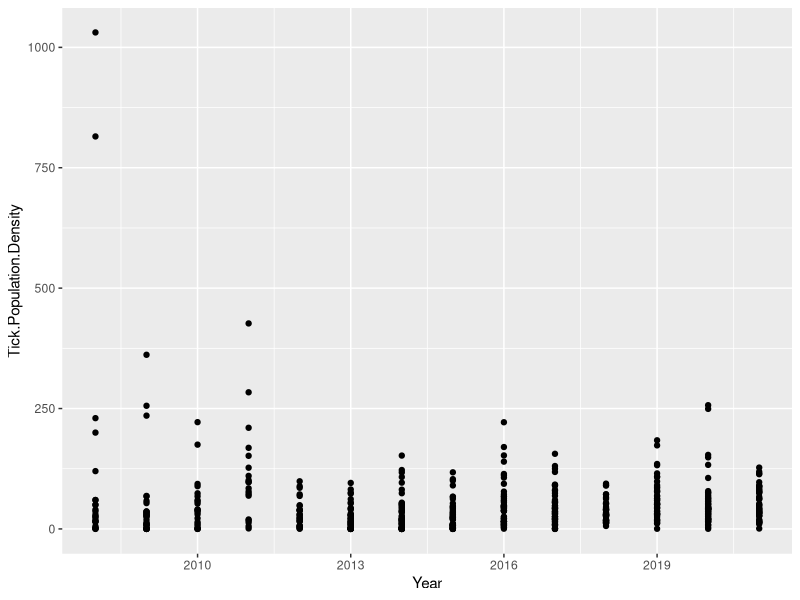
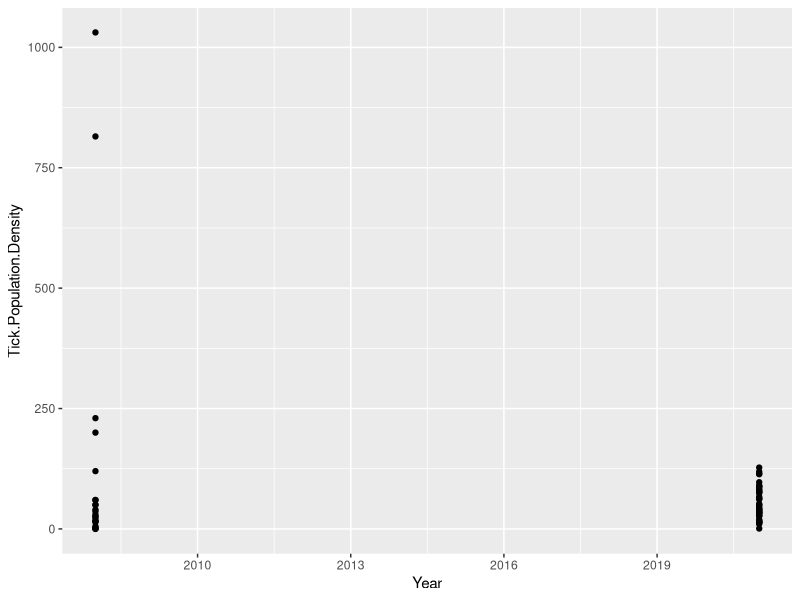
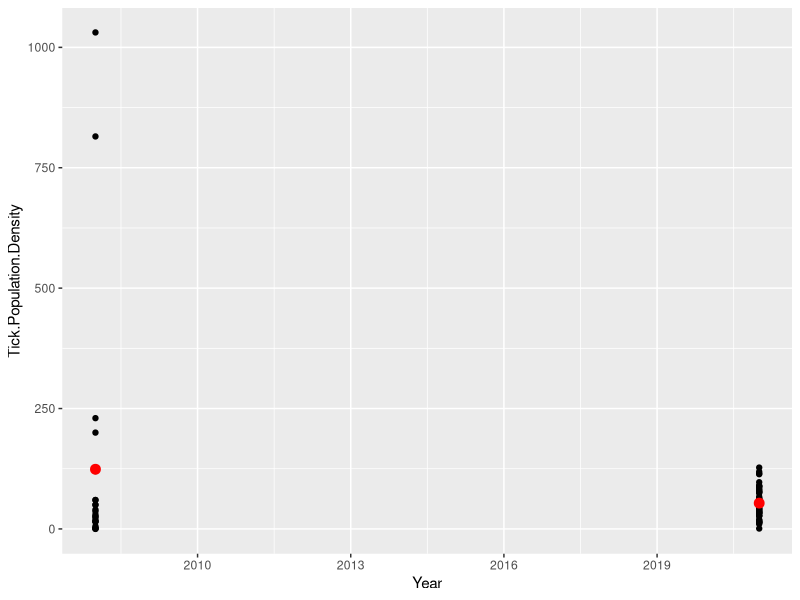
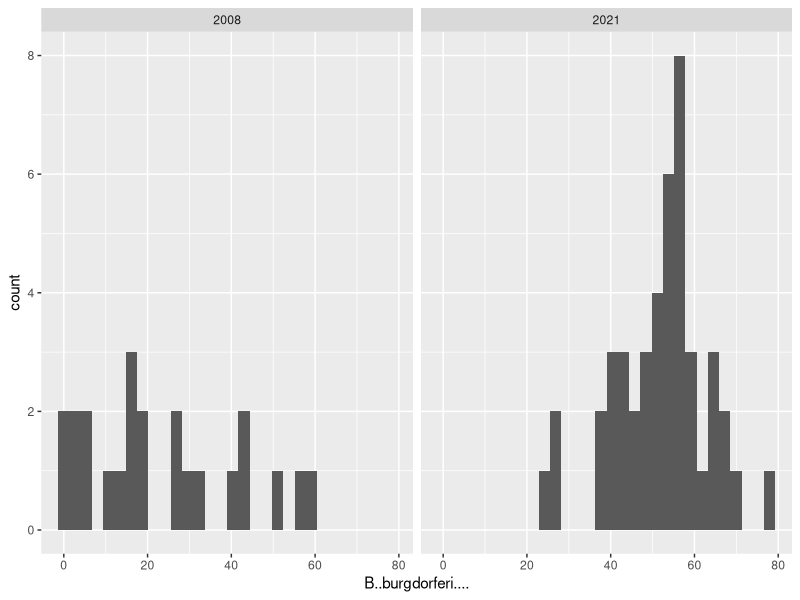
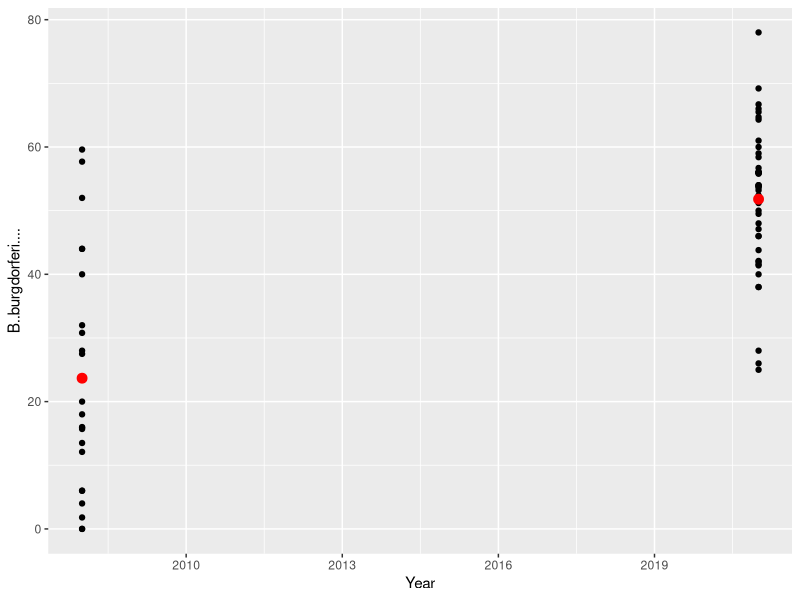

Source code (R) for these figures, in order:
## ---- chunk 1
knitr::opts_chunk$set(echo = FALSE, warning=FALSE, message=FALSE)
## ---- chunk 2
library(tidyverse)
library(here)
library(ggfortify)
library(lubridate)
library(scales)   # to access breaks/formatting functions
library(gridExtra) # for arranging plots
tick_adult <- read.csv(here("Data", "Deer_Tick_Surveillance__Adults__Oct_to_Dec__excluding_Powassan_virus__Beginning_2008.csv"))
head(tick_adult)
## ---- chunk 3
tick_adult <- tick_adult %>% mutate(Region = case_when(
  County == "Suffolk" | County == "Nassau" ~ "Long Island",
  
  County == "Brooklyn" | County == "Bronx" | County == "Manhattan" | 
    County == "Staten Island" | County == "Queens" ~ "New York City",
  
  County == "Dutchess" | County == "Orange" | County == "Putnam" |
    County == "Rockland" | County == "Sullivan" | County == "Ulster" |
    County == "Westchester" ~ "Hudson Valley",
  
  County == "Niagara" | County == "Erie" | County == "Chautauqua" |
    County == "Cattaragus" | County == "Cattaraugus" | 
    County == "Allegany" ~ "Western New York",
  
  County == "Orleans" | County == "Genesee" | County == "Wyoming" |
    County == "Monroe" | County == "Livingston" | County == "Wayne" |
    County == "Ontario" | County == "Yates" | County == "Seneca" ~ "Finger Lakes",
  
  County == "Steuben" | County == "Schuyler" | County == "Chemung" | 
    County == "Tompkins" | County == "Tioga" | County == "Chenango" 
  | County == "Broome" | County == "Delaware" ~ "Southern Tier",
  
  County == "Cortland" | County == "Cayuga" | County == "Onondaga" | 
    County == "Oswego" | County == "Madison" ~ "Central New York",
  
  County == "St. Lawrence" | County == "St Lawrence" | County == "Lewis" | 
    County == "Jefferson" | County == "Hamilton" | County == "Essex" | 
    County == "Clinton" | County == "Franklin" ~ "North Country",
  
  County == "Oneida" | County == "Herkimer" | County == "Fulton" | 
    County == "Montgomery" | County == "Otsego" | 
    County == "Schoharie" ~ "Mohawk Valley",
  
  County == "Albany" | County == "Columbia" | County == "Greene" | 
    County == "Warren" | County == "Washington" | County == "Saratoga" | 
    County == "Schenectady" | County == "Rensselaer" ~ "Capital District"
))

(ggplot(data = tick_adult, aes(x = Year, y = Tick.Population.Density, group = Region)) +
  geom_point())
## ---- chunk 4
tick_adult_small <- tick_adult %>% mutate(Region = case_when(
  County == "Suffolk" | County == "Nassau" ~ "Long Island",
  
  County == "Brooklyn" | County == "Bronx" | County == "Manhattan" | 
    County == "Staten Island" | County == "Queens" ~ "New York City",
  
  County == "Dutchess" | County == "Orange" | County == "Putnam" |
    County == "Rockland" | County == "Sullivan" | County == "Ulster" |
    County == "Westchester" ~ "Hudson Valley",
  
  County == "Niagara" | County == "Erie" | County == "Chautauqua" |
    County == "Cattaragus" | County == "Cattaraugus" | 
    County == "Allegany" ~ "Western New York",
  
  County == "Orleans" | County == "Genesee" | County == "Wyoming" |
    County == "Monroe" | County == "Livingston" | County == "Wayne" |
    County == "Ontario" | County == "Yates" | County == "Seneca" ~ "Finger Lakes",
  
  County == "Steuben" | County == "Schuyler" | County == "Chemung" | 
    County == "Tompkins" | County == "Tioga" | County == "Chenango" 
  | County == "Broome" | County == "Delaware" ~ "Southern Tier",
  
  County == "Cortland" | County == "Cayuga" | County == "Onondaga" | 
    County == "Oswego" | County == "Madison" ~ "Central New York",
  
  County == "St. Lawrence" | County == "St Lawrence" | County == "Lewis" | 
    County == "Jefferson" | County == "Hamilton" | County == "Essex" | 
    County == "Clinton" | County == "Franklin" ~ "North Country",
  
  County == "Oneida" | County == "Herkimer" | County == "Fulton" | 
    County == "Montgomery" | County == "Otsego" | 
    County == "Schoharie" ~ "Mohawk Valley",
  
  County == "Albany" | County == "Columbia" | County == "Greene" | 
    County == "Warren" | County == "Washington" | County == "Saratoga" | 
    County == "Schenectady" | County == "Rensselaer" ~ "Capital District"
))
tick_adult_small <- tick_adult_small %>% filter(Year == "2008" | Year == "2021")
(ggplot(data = tick_adult_small, aes(x = Year, y = Tick.Population.Density, group = Region)) +
  geom_point())
## ---- chunk 5
full_mod <- glm(Tick.Population.Density ~ Region + Year + Region*Year, data = tick_adult_small)
(summary(full_mod))
## ---- chunk 6
tick_adult_small_mean <- tick_adult_small %>% group_by(Year) %>% summarise(mean = mean(Tick.Population.Density, na.rm=T))
(ggplot(data = tick_adult_small, aes(x = Year, y = Tick.Population.Density)) +
  geom_point() +
    geom_point(data = tick_adult_small_mean, aes(x = Year, y = mean), colour = "red", size = 3)
  )
## ---- chunk 7
ggplot(data = tick_adult_small, aes(x = B..burgdorferi....)) +
  geom_histogram() +
  facet_wrap(~Year)
## ---- chunk 8
(bburg_ttest <- t.test(B..burgdorferi.... ~ Year, data = tick_adult_small))
## ---- chunk 9
tick_adult_bburg <- tick_adult_small %>% filter(Year == "2008" | Year == "2021")
tick_adult_bburg_mean <- tick_adult_bburg %>% group_by(Year) %>% summarise(mean = mean(B..burgdorferi...., na.rm=T))
ggplot(data = tick_adult_small, aes(x = Year, y = B..burgdorferi....)) +
  geom_point() + 
  geom_point(data = tick_adult_bburg_mean, aes(x = Year, y = mean), colour = "red", size = 3) 
